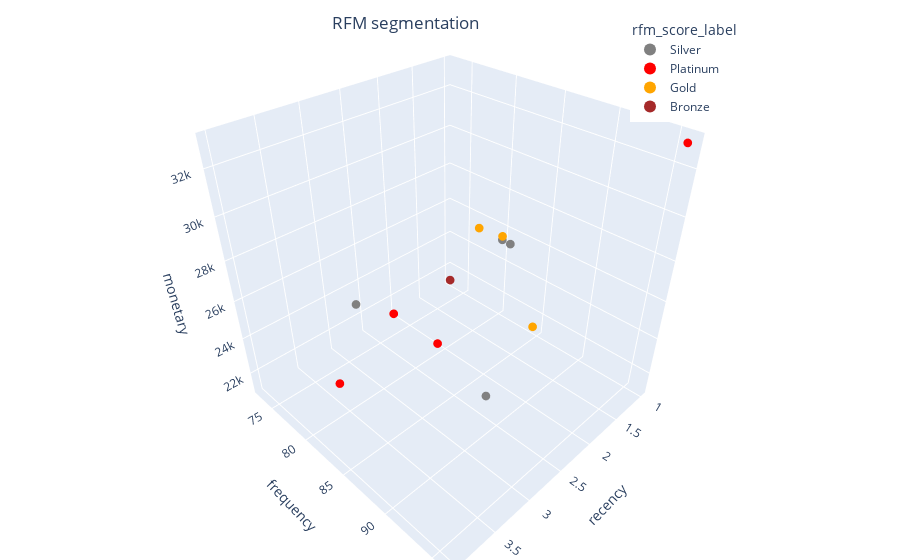

The notebook cell saved with this chart:
### Code cell
import plotly.express as px

color_map = {'Bronze' : 'brown', 'Silver' : 'gray', 'Gold' : 'orange', 'Platinum' : 'red'}

fig = px.scatter_3d(
    df_customer,
    x='recency',
    y='frequency',
    z='monetary',
    color='rfm_score_label',
    color_discrete_map=color_map,
)

fig.update_traces(marker_size = 3)

# tight layout
fig.update_layout(margin=dict(l=0, r=0, b=0, t=0),
                  title={
                    'text': "RFM segmentation",
                    'y':0.97,
                    'x':0.45,
                    'xanchor': 'center',
                    'yanchor': 'top'},
                    legend=dict(
                      yanchor="top",
                      y=0.97,
                      xanchor="left",
                      x=0.70,
                      itemsizing='constant',
                      itemwidth = 30))

fig.update_xaxes(tickformat=".0f")

### Figure 1 — Plotly figure (JSON) as saved in the notebook; plotly's stock layout.template omitted (floating-point values rounded to 4 significant figures)
{"data": [{"hovertemplate": "rfm_score_label=Silver<br>recency=%{x}<br>frequency=%{y}<br>monetary=%{z}<extra></extra>", "legendgroup": "Silver", "marker": {"color": "gray", "size": 3, "symbol": "circle"}, "mode": "markers", "name": "Silver", "scene": "scene", "showlegend": true, "type": "scatter3d", "x": [1, 3, 1, 3], "y": [80, 92, 81, 77], "z": [25370.0, 24700.0, 25360.0, 24840.0]}, {"hovertemplate": "rfm_score_label=Platinum<br>recency=%{x}<br>frequency=%{y}<br>monetary=%{z}<extra></extra>", "legendgroup": "Platinum", "marker": {"color": "red", "size": 3, "symbol": "circle"}, "mode": "markers", "name": "Platinum", "scene": "scene", "showlegend": true, "type": "scatter3d", "x": [3, 3, 4, 1], "y": [82, 87, 85, 96], "z": [25740.0, 25710.0, 25570.0, 33000.0]}, {"hovertemplate": "rfm_score_label=Gold<br>recency=%{x}<br>frequency=%{y}<br>monetary=%{z}<extra></extra>", "legendgroup": "Gold", "marker": {"color": "orange", "size": 3, "symbol": "circle"}, "mode": "markers", "name": "Gold", "scene": "scene", "showlegend": true, "type": "scatter3d", "x": [1, 1, 2], "y": [77, 80, 90], "z": [25390.0, 25580.0, 25160.0]}, {"hovertemplate": "rfm_score_label=Bronze<br>recency=%{x}<br>frequency=%{y}<br>monetary=%{z}<extra></extra>", "legendgroup": "Bronze", "marker": {"color": "brown", "size": 3, "symbol": "circle"}, "mode": "markers", "name": "Bronze", "scene": "scene", "showlegend": true, "type": "scatter3d", "x": [1], "y": [73], "z": [21170.0]}], "layout": {"legend": {"itemsizing": "constant", "itemwidth": 30, "title": {"text": "rfm_score_label"}, "tracegroupgap": 0, "x": 0.7, "xanchor": "left", "y": 0.97, "yanchor": "top"}, "margin": {"b": 0, "l": 0, "r": 0, "t": 0}, "scene": {"domain": {"x": [0, 1], "y": [0, 1]}, "xaxis": {"title": {"text": "recency"}}, "yaxis": {"title": {"text": "frequency"}}, "zaxis": {"title": {"text": "monetary"}}}, "title": {"text": "RFM segmentation", "x": 0.45, "xanchor": "center", "y": 0.97, "yanchor": "top"}, "xaxis": {"tickformat": ".0f"}}}
